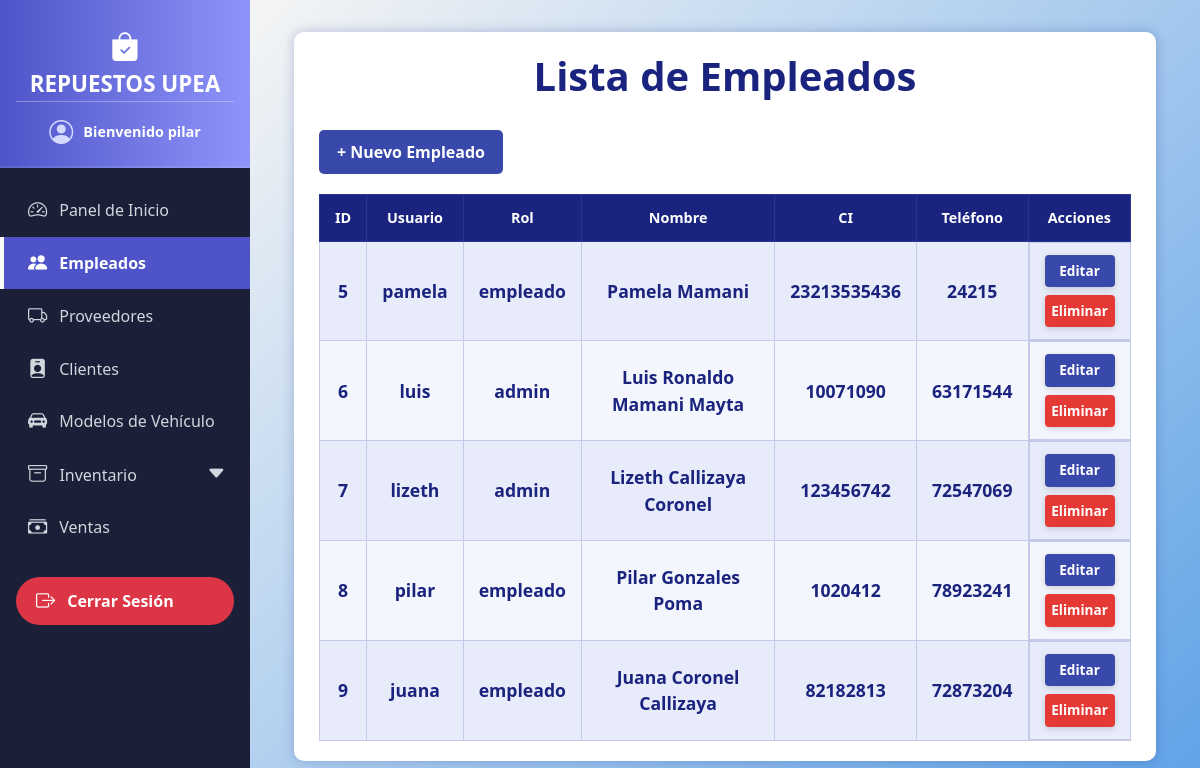
Screenshot of /usuarios/ (signed in) with the database file from the repository.
### models/usuario_model.py (models this page shows, shortened)
class Usuario(db.Model, UserMixin):
    __tablename__ = "usuarios"
    id = db.Column(db.Integer, primary_key=True)
    username = db.Column(db.String(20), nullable=False, unique=True)
    password = db.Column(db.String(128), nullable=False)  # Longitud suficiente para hash
    rol = db.Column(db.String(20), nullable=False)
    empleado = db.relationship("Empleado", back_populates="usuario", uselist=False)
    @staticmethod
    def get_all():
        return Usuario.query.all()

### models/empleado_model.py (models this page shows, shortened)
class Empleado(db.Model):
    __tablename__ = "empleados"
    id = db.Column(db.Integer, primary_key=True)
    nombre = db.Column(db.String(80), nullable=False)
    ci = db.Column(db.String(20), unique=True, nullable=False)
    telefono = db.Column(db.String(20))
    usuario_id = db.Column(db.Integer, db.ForeignKey('usuarios.id'))
    usuario = db.relationship("Usuario", back_populates="empleado")
    ventas = db.relationship("Venta", back_populates="empleado")

### controllers/usuario_controller.py (the view)
@usuario_bp.route("/")
@login_required
def index():
    usuarios = Usuario.get_all()
    return usuario_view.list(usuarios)

### run.py (called while the page is built)
@login_manager.user_loader
def load_user(user_id):
    return Usuario.query.get(int(user_id))  # Devuelve usuario por id o None

@app.context_processor
def inject_active_path():
    def is_active(path):
        return 'active' if request.path == path else ''
    return dict(is_active=is_active)

@app.context_processor
def inject_carrito_count():
    carrito = session.get('carrito', {})
    total = sum(item['cantidad'] for item in carrito.values()) if carrito else 0
    return dict(carrito_count=total)

### views/usuario_view.py (called while the page is built)
def list(usuarios):
    return render_template('usuarios/index.html', usuarios=usuarios)

### templates/usuarios/index.html (shortened to what this page needs)
{% extends 'base.html' %}
{% block content %}
<div class="container">
  <h1>Lista de Empleados</h1>
  <a href="{{ url_for('usuario.create') }}" class="button">+ Nuevo Empleado</a>
  <div class="table-responsive-wrapper">
    <table>
      <thead>
        <tr>
          <th>ID</th>
          <th>Usuario</th>
          <th>Rol</th>
          <th>Nombre</th>
          <th>CI</th>
          <th>Teléfono</th>
          <th>Acciones</th>
        </tr>
      </thead>
      <tbody>
        {% for item in usuarios %}
        <tr>
          <td>{{ item.id }}</td>
          <td>{{ item.username }}</td>
          <td>{{ item.rol }}</td>
          <td>{{ item.empleado.nombre if item.empleado else '' }}</td>
          <td>{{ item.empleado.ci if item.empleado else '' }}</td>
          <td>{{ item.empleado.telefono if item.empleado else '' }}</td>
          <td class="actions">
            <a href="{{ url_for('usuario.edit', id=item.id) }}" class="edit">Editar</a>
            <a href="{{ url_for('usuario.delete', id=item.id) }}" class="delete" onclick="return confirm('¿Estás seguro de eliminar este usuario?');">Eliminar</a>
          </td>
        </tr>
        {% else %}
        <tr>
          <td colspan="7" style="color:#1a237e; font-style: italic;">No hay empleados registrados.</td>
        </tr>
        {% endfor %}
      </tbody>
    </table>
  </div>
</div>
{% endblock %}

### templates/base.html (shortened to what this page needs)
<!doctype html>
<html lang="es">
  <head>
    <link href="https://cdn.jsdelivr.net/npm/bootstrap@5.3.6/dist/css/bootstrap.min.css" rel="stylesheet" />
    <link href="https://cdn.jsdelivr.net/npm/bootstrap-icons@1.10.5/font/bootstrap-icons.css" rel="stylesheet" />
  </head>
  <body>
    <nav class="sidebar">
      <div class="sidebar-header">
        <i class="bi bi-bag-check-fill logo-icon"></i>
        REPUESTOS UPEA
        <div class="welcome-message">
          <i class="bi bi-person-circle"></i>
          <span> Bienvenido
            {% if current_user.is_authenticated %}
              {{ current_user.username }}
            {% else %}
              Invitado
            {% endif %}
          </span>
        </div>
      </div>
      <ul class="nav flex-column mt-3">
        <li class="nav-item">
          <a class="nav-link {{ is_active('/admin') }}" href="{{ url_for('inicio.admin_dashboard') }}">
            <i class="bi bi-speedometer2"></i> Panel de Inicio
          </a>
        </li>
        <li class="nav-item">
          <a class="nav-link {{ is_active('/usuarios/') }}" href="/usuarios/">
            <i class="bi bi-people-fill"></i> Empleados
          </a>
        </li>
        <li class="nav-item">
          <a class="nav-link {{ is_active('/proveedores/') }}" href="/proveedores/">
            <i class="bi bi-truck"></i> Proveedores
          </a>
        </li>
        <li class="nav-item">
          <a class="nav-link {{ is_active('/clientes/') }}" href="/clientes/">
            <i class="bi bi-person-badge-fill"></i> Clientes
          </a>
        </li>
        <li class="nav-item">
          <a class="nav-link {{ is_active('/modelos_vehiculos/') }}" href="/modelos_vehiculos/">
            <i class="bi bi-car-front-fill"></i> Modelos de Vehículo
          </a>
        </li>
        <li class="nav-item">
          <a class="nav-link d-flex justify-content-between align-items-center" data-bs-toggle="collapse" href="#inventarioSubmenu" role="button" aria-expanded="false" aria-controls="inventarioSubmenu">
            <span><i class="bi bi-archive me-2"></i> Inventario</span>
            <i class="bi bi-caret-down-fill"></i>
          </a>
        </li>
        <li class="nav-item">
          <a class="nav-link {{ is_active('/ventas/') }}" href="/ventas">
            <i class="bi bi-cash-stack"></i> Ventas
          </a>
        </li>
        <br>
        <li class="nav-item mt-auto mb-3">
          <a class="nav-link text-white bg-danger fw-bold rounded-pill mx-3 text-center" style="padding: 0.6rem 1rem;" href="{{ url_for('logout') }}">
            <i class="bi bi-box-arrow-right"></i> Cerrar Sesión
          </a>
        </li>
      </ul>
    </nav>
    <div class="main-content">
      <div class="container-fluid">
        {% block content %}
        {% endblock %}
      </div>
    </div>
  </body>
</html>

### templates/base.html (style rules this page uses)
body { margin: 0; padding: 0; font-family: 'Segoe UI', Tahoma, Geneva, Verdana, sans-serif; }
.sidebar { position: fixed; top: 0; left: 0; width: 250px; height: 100vh; background-color: #1b1f38; display: flex; flex-direction: column; z-index: 1050; transform: translateX(0); transition: transform 0.3s ease-in-out; }
.sidebar-header { background: linear-gradient(90deg, #4e54c8, #8f94fb); padding: 1.5rem 1rem 1rem 1rem; color: white; font-weight: 700; font-size: 1.4rem; text-align: center; user-select: none; border-bottom: 2px solid rgba(255, 255, 255, 0.1); display: flex; flex-direction: column; align-items: center; }
.sidebar-header i.logo-icon { font-size: 1.8rem; }
.welcome-message { border-top: 1px solid rgba(255,255,255,0.3); padding-top: 0.75rem; font-weight: 400; font-size: 0.9rem; width: 100%; color: #e0e0ffcc; user-select: none; }
.welcome-message i { font-size: 1.5rem; vertical-align: middle; margin-right: 0.4rem; color: #d3d9ff; }
.welcome-message span { vertical-align: middle; font-weight: 600; color: white; }
.sidebar .nav-link { color: #cfd8dc; padding: 0.75rem 1.5rem; font-size: 1rem; display: flex; align-items: center; gap: 0.75rem; border-left: 4px solid transparent; transition: all 0.3s ease; }
.sidebar .nav-link i { font-size: 1.2rem; }
.sidebar .nav-link.active { background-color: #4e54c8; color: white; border-left-color: #f8f9fa; font-weight: 600; }
.main-content { margin-left: 250px; padding: 2rem; background: linear-gradient(135deg, #f5f5f5, #5ea2e7); min-height: 100vh; color: #000000; transition: margin-left 0.3s ease-in-out; }
.nav-item > .nav-link.active { background-color: #4e54c8; color: white; }

### templates/usuarios/index.html (style rules this page uses)
body { background-color: #ffffff; color: #222; font-family: 'Segoe UI', Tahoma, Geneva, Verdana, sans-serif; }
h1 { margin-bottom: 30px; color: #1a237e; font-weight: 700; text-align: center; }
.container { max-width: 1000px; margin: 0 auto; background-color: #fff; padding: 20px 25px; border-radius: 10px; box-shadow: 0 0 12px rgba(26, 35, 126, 0.25); box-sizing: border-box; }
a.button { display: inline-block; background-color: #3949ab; color: white; padding: 10px 18px; margin-bottom: 20px; border-radius: 5px; text-decoration: none; font-weight: 600; transition: background-color 0.3s ease; white-space: nowrap; }
.table-responsive-wrapper { overflow-x: auto; -webkit-overflow-scrolling: touch; }
table { width: 100%; border-collapse: collapse; font-size: 0.9rem; min-width: 600px; }
thead { background-color: #1a237e; color: white; }
thead th { padding: 12px 15px; font-weight: 700; text-align: center; border: 1px solid #283593; }
tbody tr { background-color: #f3f6fc; border-bottom: 1px solid #c5cae9; transition: background-color 0.3s ease; }
tbody tr:nth-child(odd) { background-color: #e8ebf9; }
tbody td { padding: 12px 15px; text-align: center; vertical-align: middle; border: 1px solid #c5cae9; color: #1a237e; font-size: 1.1rem; font-weight: 700; }
.actions { display: flex; flex-direction: column; align-items: center; gap: 8px; }
.actions a { padding: 6px 0; width: 70px; text-align: center; border-radius: 4px; font-size: 0.85rem; text-decoration: none; font-weight: 600; color: white; display: inline-block; box-shadow: 0 2px 6px rgba(0, 0, 0, 0.15); transition: background-color 0.3s ease; user-select: none; white-space: nowrap; }
.actions a.edit { background-color: #3949ab; }
.actions a.delete { background-color: #e53935; }

### rows the page displays
Usuario: username "pilar", id "8", rol "empleado", empleado "Pilar Gonzales Poma", empleado "1020412", empleado "78923241"
Usuario: id "5", username "pamela", rol "empleado", empleado "Pamela Mamani", empleado "23213535436", empleado "24215"
Usuario: id "6", username "luis", rol "admin", empleado "Luis Ronaldo Mamani Mayta", empleado "10071090", empleado "63171544"
Usuario: id "7", username "lizeth", rol "admin", empleado "Lizeth Callizaya Coronel", empleado "123456742", empleado "72547069"
Usuario: id "9", username "juana", rol "empleado", empleado "Juana Coronel Callizaya", empleado "82182813", empleado "72873204"
